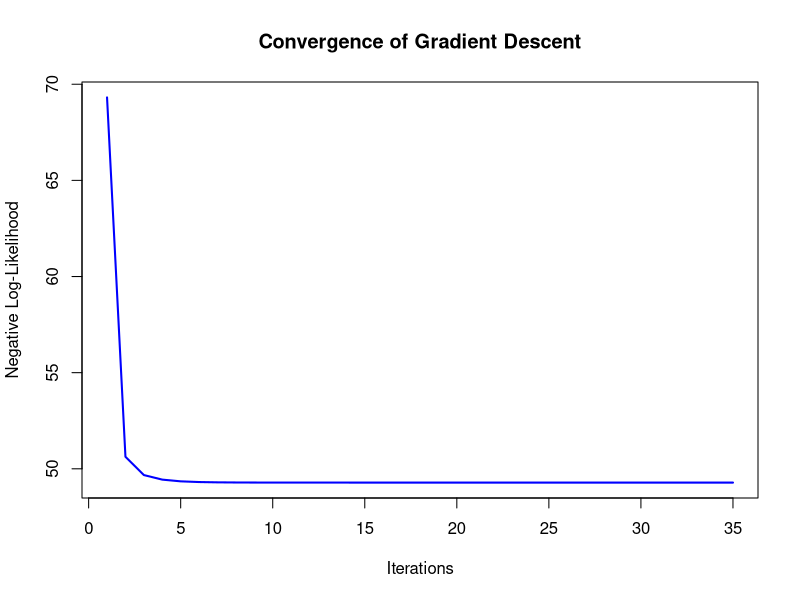

R code for this plot:
data <- data.frame(
  x1 = c(-0.829, 0.747294, -0.0209, 1.277665, 0.547097, -0.21768, 0.825416, 1.305479, 
         0.681953, 0.324166, 0.096996, -0.81822, -1.00602, 1.158111, 0.62412, -0.01225, 
         0.075805, 0.97512, -0.8255, 0.412931, -0.82222, 0.244967, -0.47104, -1.44808, 
         -0.71844, 0.310908, 0.85766, -0.01902, -0.01851, 0.322719, 0.519347, -0.10876, 
         0.690144, 0.224092, 0.097676, 0.02451, 1.451144, 2.153182, 0.872321, 2.189803, 
         -0.83972, -2.1239, -0.75913, 0.341756, 0.950424, -0.89841, -1.32023, 1.17944, 
         -1.71313, -0.11454, -1.59443, 0.005244, -0.45007, -1.06762, 0.120296, 0.711615, 
         -1.53411, 0.332314, 1.551152, 1.179297, 2.060748, -0.24896, 0.645376, -0.96492, 
         1.058424, -1.18326, -0.26941, 1.502357, 1.628616, -1.70338, 0.384065, -2.06744, 
         -1.30447, 0.366598, -0.51387, -0.06268, -0.98573, -0.53026, -0.10703, -0.55365, 
         1.964725, -0.69973, -0.11233, 0.614167, -0.5305, -0.27505, -1.51519, 1.644968, 
         0.576557, 3.078881, -0.11792, -1.60645, -0.75635, -0.64657, 1.687142, -0.00797, 
         0.077368, 1.523124, -1.03725, -0.87562),
  x2 = c(-0.56018, 0.61037, 0.117327, -0.59157, -0.20219, 1.098777, 0.81351, 0.021004, 
         -0.31027, -0.13014, 0.595157, 2.092387, -1.21419, 0.791663, 0.628346, -0.89725, 
         -0.67716, -0.14706, -0.32139, -0.56372, 0.243687, -0.50694, 0.23205, -1.40746, 
         -0.21345, 1.475356, -0.15994, -1.00253, -0.28866, -0.82723, 1.532739, 0.401712, 
         -0.40122, 0.012592, -0.77301, 0.497998, 0.959271, -0.76735, 0.183342, -0.8083, 
         -0.59939, -0.52576, 0.150394, 1.876171, -0.5769, 0.491919, 1.831459, -0.46918, 
         1.353872, 1.237816, -0.59938, 0.046981, 0.62285, -0.14238, 0.514439, -1.12464, 
         1.277677, -0.74849, 0.115675, 0.067518, 1.755341, 0.971571, 1.368632, 0.686051, 
         -1.75874, -2.03923, 0.717542, 0.074095, -1.3801, -0.05555, -0.03269, -0.08912, 
         0.669673, -0.93988, -1.05921, 0.955142, 0.504047, -0.79287, -1.03524, -1.19788, 
         0.035264, 0.21398, -0.22097, 0.757508, -0.57582, -2.30192, 1.366874, -0.24904, 
         0.31125, 1.119575, -0.95554, 0.203464, -1.42225, -1.08155, 0.88164, 1.479944, 
         -0.86128, 0.53891, -0.19034, -1.3828),
  y = c(1, 1, 0, 0, 1, 0, 0, 1, 1, 1, 0, 0, 1, 0, 0, 1, 1, 0, 0, 1, 1, 0, 1, 1, 0, 0, 0, 
       1, 1, 1, 0, 0, 1, 1, 1, 0, 1, 1, 1, 1, 0, 0, 0, 0, 1, 0, 0, 0, 0, 0, 0, 1, 0, 0, 
       0, 1, 0, 0, 1, 0, 0, 0, 1, 0, 1, 1, 0, 1, 1, 0, 1, 0, 0, 1, 1, 0, 0, 0, 1, 1, 1, 
       0, 1, 0, 0, 1, 0, 1, 1, 1, 0, 0, 1, 0, 1, 1, 0, 1, 0, 0)
)

# Function to calculate the sigmoid 
sigmoid <- function(z) {
  return(1 / (1 + exp(-z)))
}

# Function to calculate the negative log-likelihood (objective function)
neg_log_likelihood <- function(beta, X, y) {
  z <- X %*% beta
  # To avoid numerical issues, we'll cap z values
  z[z > 20] <- 20
  z[z < -20] <- -20
  
  # Calculate log-likelihood
  log_likelihood <- sum(log(1 + exp(-y * z)))
  return(log_likelihood)
}

# Function to calculate the gradient of the negative log-likelihood
gradient_neg_log_likelihood <- function(beta, X, y) {
  z <- X %*% beta
  # To avoid numerical issues, we'll cap z values
  z[z > 20] <- 20
  z[z < -20] <- -20
  
  # Calculate gradient
  gradient <- -t(X) %*% (y * (1 - sigmoid(y * z)))
  return(gradient)
}

# Function to perform gradient descent
gradient_descent <- function(X, y, beta_init, learning_rate = 0.05, epsilon = 1e-5, max_iter = 10000) {
  # Initialize parameters
  beta <- beta_init
  converged <- FALSE
  iter <- 0
  loss_history <- numeric(max_iter)
  
  # Add intercept column to X
  X <- cbind(1, X)
  
  while (!converged && iter < max_iter) {
    # Calculate current loss
    current_loss <- neg_log_likelihood(beta, X, y)
    loss_history[iter + 1] <- current_loss
    
    # Calculate gradient
    grad <- gradient_neg_log_likelihood(beta, X, y)
    
    # Update parameters
    beta_new <- beta - learning_rate * grad
    
    # Check convergence
    if (norm(grad, "2") < epsilon) {
      converged <- TRUE
      loss_history <- loss_history[1:(iter + 1)]
    }
    
    beta <- beta_new
    iter <- iter + 1
  }
  
  return(list(
    beta = beta,
    loss_history = loss_history,
    iterations = iter,
    converged = converged,
    final_gradient_norm = norm(gradient_neg_log_likelihood(beta, X, y), "2")
  ))
}

# Prepare the data for the model
X <- as.matrix(data[, c("x1", "x2")])
y <- as.vector(2 * data$y - 1)  # Convert 0,1 to -1,1 for mathematical convenience

# Initial parameter values
beta_init <- matrix(c(0, 0, 0), nrow = 3)  # [intercept, beta1, beta2]

# Run gradient descent
result <- gradient_descent(X, y, beta_init, learning_rate = 0.05, epsilon = 1e-5)

# Print results
cat("Converged:", result$converged, "\n")
cat("Number of iterations:", result$iterations, "\n")
cat("Final parameters (beta):", result$beta, "\n")
cat("Final gradient norm:", result$final_gradient_norm, "\n")
cat("Final loss value:", result$loss_history[length(result$loss_history)], "\n")

# 1. Loss vs iterations(plot)
plot(1:length(result$loss_history), result$loss_history, 
     type = "l", col = "blue", lwd = 2,
     xlab = "Iterations", ylab = "Negative Log-Likelihood",
     main = "Convergence of Gradient Descent")
